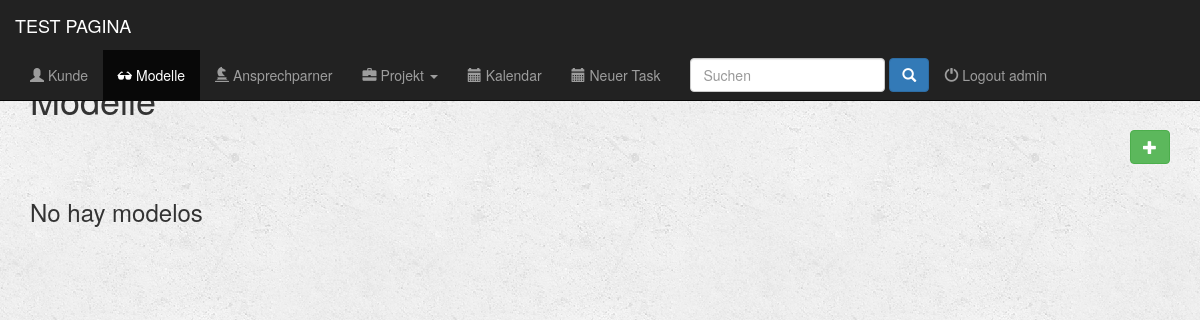
The app's page /apli/model/ (signed in), older data.
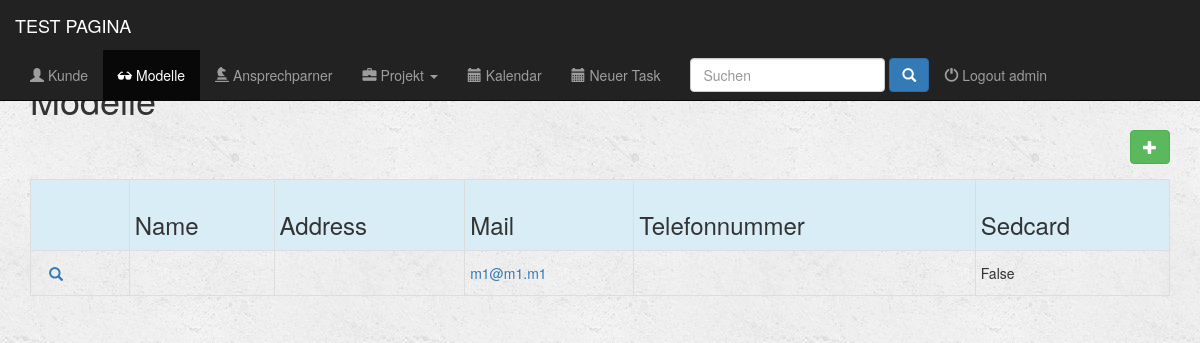
The same page, newer data.
### apli/models.py (models this page shows, shortened)
class Person(models.Model):
    name = models.CharField(max_length=200)
    name_short = models.CharField(max_length=100, blank=True)
    company = models.CharField(max_length=200, blank=True)
    company_short = models.CharField(max_length=100, blank=True)
    agent = models.CharField(max_length=200, blank=True)
    agent_short = models.CharField(max_length=100, blank=True)
    country = models.CharField(max_length=50, blank=True)
    city = models.CharField(max_length=50, blank=True)
    zip_code = models.CharField(max_length=15, blank=True)
    address = models.CharField(max_length=100, blank=True)
    email = models.EmailField()
    phone_regex = RegexValidator(regex=r'^\+?1?\d{9,15}$', message="Phone number must be entered in the format: '+999999999'. Up to 15 digits allowed.")
    phone = models.CharField(validators=[phone_regex], max_length=15)
    comment = models.CharField(max_length=500, blank=True)
    sedcard = models.BooleanField(default=False)
    statut = models.CharField(max_length=3, choices=(('mod', 'Modelo'), ('fot', 'Fotografo'), ('mak', 'Make Up'), ('sty', 'Styling'), ('rhh', 'Recursos Humanos'), ('otr', 'Otro')), default='mod')
    bank_regex = RegexValidator(regex=r'^DE\d{2}\s?([0-9a-zA-Z]{4}\s?){4}[0-9a-zA-Z]{2}$', message="Bank account must be entered in the format: 'DE12 3456 7890 1234 5678 90'. Up to 27 digits allowed.")
    bank_account = models.CharField(validators=[bank_regex], max_length=27)
    website = models.CharField(max_length=200, blank=True)
    class Meta:
        verbose_name = 'Person'
        verbose_name_plural = 'Persons'

### apli/views.py (the view)
@login_required(login_url='/register/login/')
def index_model(request):
    all_models = Person.objects.all()
    return render(request, 'apli/index_model.html', {'all_models': all_models})

### fullcalendar/fullcalendar.py (called while the page is built)
def css_url():
    return FULLCALENDAR['css_url']

def print_css_url():
    return FULLCALENDAR['print_css_url']

def javascript_url():
    return FULLCALENDAR['javascript_url']

def jquery_url():
    return FULLCALENDAR['jquery_url']

def jquery_ui_url():
    return FULLCALENDAR['jquery_ui_url']

### fullcalendar/templatetags/fullcalendar_tags.py (called while the page is built)
@register.inclusion_tag("fullcalendar/calendar_init.html")
def calendar_init(calendar_config_options):
    return {'calendar_config_options': mark_safe(calendar_config_options)}

@register.simple_tag
def fullcalendar_css_url():
    return css_url()

@register.simple_tag
def fullcalendar_print_css_url():
    return print_css_url()

@register.simple_tag
def fullcalendar_javascript_url():
    return javascript_url()

@register.simple_tag
def fullcalendar_jquery_url():
    return jquery_url()

@register.simple_tag
def fullcalendar_jquery_ui_url():
    return jquery_ui_url()

@register.simple_tag
def fullcalendar_css():
    url = fullcalendar_css_url()
    return mark_safe("<link href='%s' rel='stylesheet' />" % url)

@register.simple_tag
def fullcalendar_print_css():
    url = fullcalendar_print_css_url()
    return mark_safe("<link href='%s' rel='stylesheet' media='print' />" % url)

### apli/templates/apli/index_model.html (shortened to what this page needs)
{% extends 'apli/base.html' %}
{% block models_active %}active{% endblock %}
{% block body %}
        <div class="container">
                <div class=" form-group input-group form-inline col-md-12">
                    <h1>Modelle</h1>
                    <a href="{}" <button type="submit" class="btn btn-success btn-md pull-right" ><span class="glyphicon glyphicon-plus" aria-hidden="true"></span></a>
                </div>
        </div>
    <div class="container">
        {% if all_models %}
            <div class="table-responsive">
                <table class="table table-striped table-hover table-condensed table-bordered">
                    <tr class="active info">
                        <th></th>
                        <th><h3 class="form-control-static">Name</h3></th>
                        <th><h3 class="form-control-static">Address</h3></th>
                        <th><h3 class="form-control-static">Mail</h3></th>
                        <th><h3 class="form-control-static">Telefonnummer</h3></th>
                        <th><h3 class="form-control-static">Sedcard</h3></th>
                    </tr>
                    {% for modelo in all_models %}
                        <tr>
                            <td>
                                <div class=" btn-group-xs">
                                    <div class="">
                                        <a href={% url 'detail_model' modelo.id %} class="btn btn-link btn-link glyphicon glyphicon-search"></a>
                                    </div>
                                </div>
                            </td>
                            <td><a href="{% url 'detail_model' modelo.id %}"><p class="form-control-static">{{modelo.nombre_completo}}</p></a></td>
                            <td>{{modelo.adresse}}</td>
                            <td><a href="mailto:{{ modelo.email }}"><p class="form-control-static">{{modelo.email}}</p></a></td>
                            <td><a href="tel:{{ modelo.telephone }}"><p class="form-control-static">{{modelo.telephone}}</p></a></td>
                            <td><p class="form-control-static">{{modelo.sedcard}}</p></td>
                        </tr>
                    {% endfor %}
                </table>
            </div>
        {% else %}
            <h3>No hay modelos</h3>
        {% endif %}
    </div>
{% endblock%}

Row changes from the older to the newer data that the page shows:
added Person: email "m1@m1.m1", sedcard "False"
Text that changed along with them:
text no longer shown: "No hay modelos"
text now shown: "Name Address Mail Telefonnummer Sedcard"
